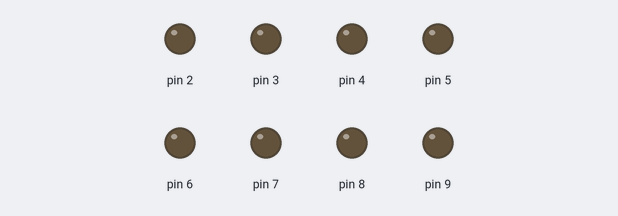
This sketch was run on a simulated Arduino Uno, built with avr-gcc and run on an emulated ATmega328P. Shown: output pins drawn as LEDs (lit = HIGH).

Above: at 0.05 s.
At 0.35 s:
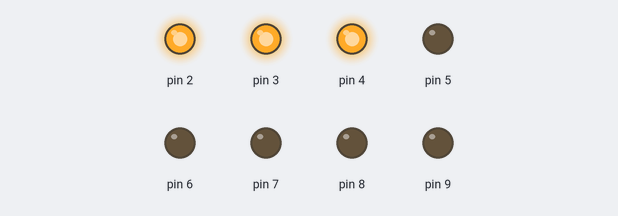
At 0.75 s:
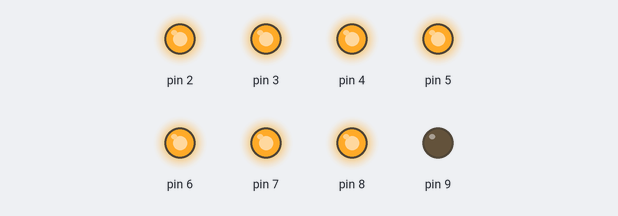
At 1.45 s:
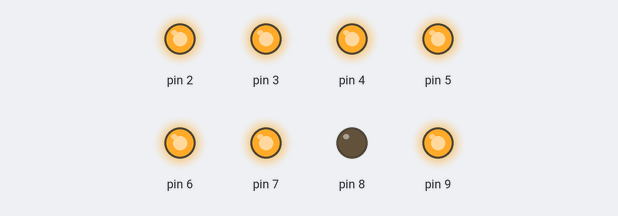
At 2.15 s:
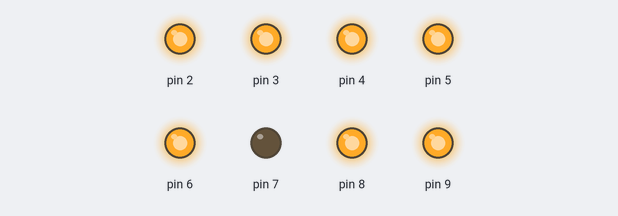
At 2.85 s:
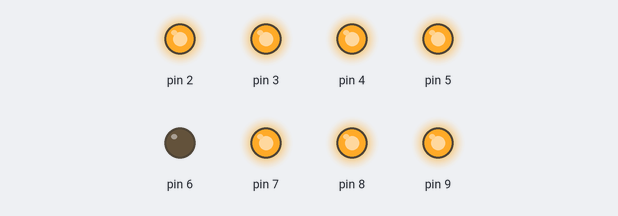
Timing chart, 0 to 3.1 s (numbered marks = the images above):
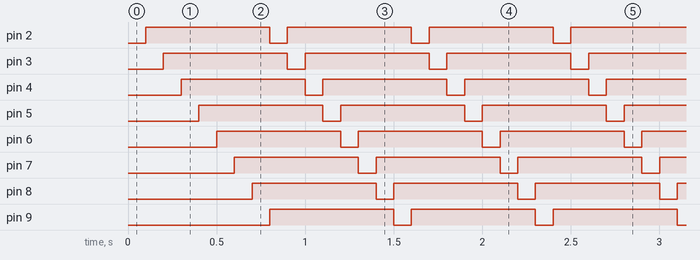

The sketch:

ParkingGuide.ino
```cpp
const int ON = LOW;
const int OFF = HIGH;

void setup() {
  // put your setup code here, to run once:
  for (int i=0; i<8;i++)
  {
    pinMode(2+i,OUTPUT);
  }
}

void loop() {
  // put your main code here, to run repeatedly:
for (int i=0; i<8;i++)
  {
    digitalWrite(2+i,ON);
    delay(100);
    digitalWrite(2+i,OFF);
  }
}
```

Measured:
- by itself, pin 2–9: alternates HIGH for 0.70 s and LOW for 0.10 s
